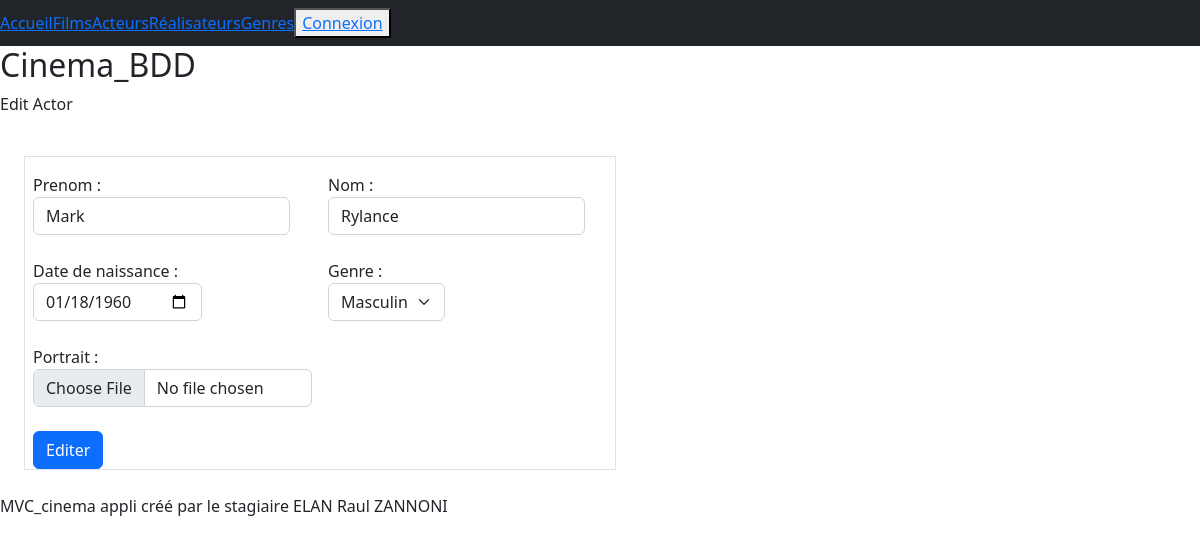
Screenshot of /index.php?action=editActor&id=68 with the database file from the repository.
### tables this page shows
CREATE TABLE IF NOT EXISTS `actor` (
  `id_actor` int(11) NOT NULL AUTO_INCREMENT,
  `id_person` int(11) NOT NULL,
  PRIMARY KEY (`id_actor`),
  KEY `id_person` (`id_person`),
  CONSTRAINT `actor_ibfk_1` FOREIGN KEY (`id_person`) REFERENCES `person` (`id_person`)
);

CREATE TABLE IF NOT EXISTS `person` (
  `id_person` int(11) NOT NULL AUTO_INCREMENT,
  `first_name_person` varchar(50) NOT NULL,
  `name_person` varchar(50) NOT NULL,
  `sex_person` varchar(50) NOT NULL,
  `birth_person` date NOT NULL,
  `portrait_person` varchar(100) DEFAULT NULL,
  PRIMARY KEY (`id_person`)
);

### controller/CinemaController.php (called while the page is built, shortened)
<?php
class CinemaController
    {
        public function editActor($id)
            {
                $pdo = Connect::dbConnect();
                $sql_actorDetail =  "SELECT * FROM person p, actor a
                                    WHERE p.id_person = a.id_person
                                    AND a.id_person = :id";
                $db_actorDetail = $pdo->prepare($sql_actorDetail);
                $db_actorDetail->execute(["id" => $id]);
                require "view/actors/editActor.php";
            }
    }
?>

### view/actors/editActor.php (the view, shortened to what this page needs)
<?php
    $actorDetail = $db_actorDetail->fetch();
?>
<div id="edit Actor">
    <h2>Cinema_BDD</h2>
    <p>Edit Actor</p>
</div>
<div class="p-2">
    <form class="row w-50 g-3 p-6 m-3 border" action="index.php?action=editActor&id=<?=$actorDetail["id_person"];?>" method="post" enctype="multipart/form-data" autocomplete="off">
        <div class="col-md-6">
            <label for="first_name" class="form-label">Prenom :
                <input type="text" class="form-control" name="first_name" id="first_name" value="<?= $actorDetail['first_name_person'];?>">
            </label>
        </div>
        <div class="col-md-6">
            <label for="name" class="form-label">Nom :
                <input type="text" class="form-control" name="name" id="name" value="<?= $actorDetail['name_person'];?>">
            </label>
        </div>
        <div class="col-md-6">
            <label for="birth" class="form-label">Date de naissance :
                <input type="date" class="form-control" name="birth" id="birth" value="<?= $actorDetail['birth_person'];?>">
            </label>
        </div>
        <div class="col-md-6">
            <label for="sexe" class="form-label">Genre :
                <select class="form-select" name="sexe" id="sexe">
                    <?php
                        switch($actorDetail["sex_person"])
                            {
                                case "Masculin":
                                    echo    "<option value='Masculin' selected>Masculin</option>
                                            <option value='Feminin'>Feminin</option>
                                            <option value='Autre'>Autre</option>";
                                    break;
                            }
                    ?>
                </select>
            </label>
        </div>
        <div class="col-md-6">
            <label for="portrait" class="form-label">Portrait :
                <input type="file" class="form-control" name="portrait" id="portrait">
            </label>
        </div>
        <div class="col-12">
            <button type="submit" name="submit" class="btn btn-primary">Editer</button>
        </div>
    </form>
</div>
</div>
<?php
require "view/template.php";
?>

### rows the page displays
actor: first_name "Mark", name "Rylance", birth "01/18/1960"
person: sexe "Masculin"
